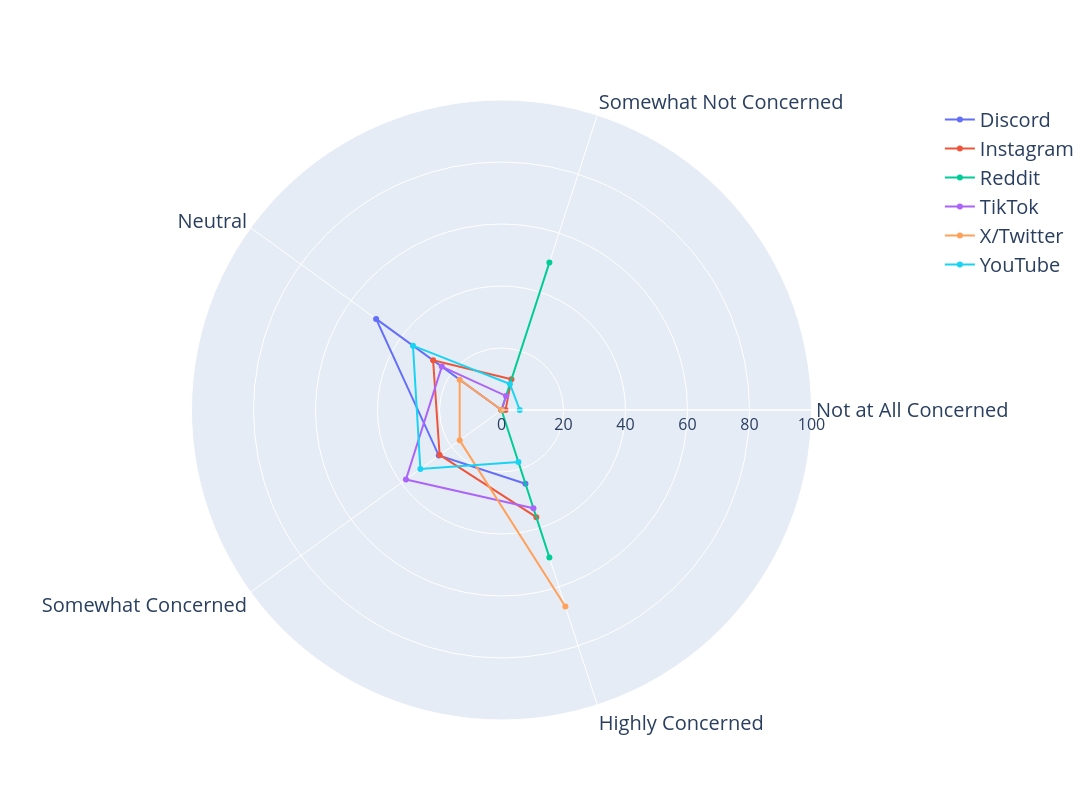

Notebook cell for this chart:
### Markdown cell above
### **7. Spider (Radar) Chart showing relation between social media platform and concerns for its ethical uses of AI-content**

### Code cell
labels_5 = ['Not at All Concerned', 'Somewhat Not Concerned', 'Neutral', 'Somewhat Concerned', 'Highly Concerned']
df_top['Ethics_5'] = pd.cut(df_top['Ethical'], bins=[0.5, 1.5, 2.5, 3.5, 4.5, 5.5], labels=labels_5)
ethics_ct = pd.crosstab(df_top['Platform'], df_top['Ethics_5'])
ethics_ct_pct = ethics_ct.div(ethics_ct.sum(axis=1), axis=0) * 100

fig = go.Figure()

fig.add_trace(go.Scatterpolar(
      r=ethics_ct_pct.loc["Discord"],
      theta=labels_5,
      fill='none',
      name='Discord'
))

fig.add_trace(go.Scatterpolar(
      r=ethics_ct_pct.loc["Instagram"],
      theta=labels_5,
      fill='none',
      name='Instagram'
))

fig.add_trace(go.Scatterpolar(
      r=ethics_ct_pct.loc["Reddit"],
      theta=labels_5,
      fill='none',
      name='Reddit'
))

fig.add_trace(go.Scatterpolar(
      r=ethics_ct_pct.loc["TikTok"],
      theta=labels_5,
      fill='none',
      name='TikTok'
))

fig.add_trace(go.Scatterpolar(
      r=ethics_ct_pct.loc["X/Twitter"],
      theta=labels_5,
      fill='none',
      name='X/Twitter'
))

fig.add_trace(go.Scatterpolar(
      r=ethics_ct_pct.loc["YouTube"],
      theta=labels_5,
      fill='none',
      name='YouTube'
))

fig.update_layout(
    polar = dict(
        radialaxis = dict(
            visible = True,
            range = [0, 100],
            tickfont_size=16,
        ),
        angularaxis = dict(
            tickfont_size=20,
            tickangle=0
        )
    ),
    showlegend = True,
    legend=dict(
        font=dict(
            size=20
        )
    ),
    title=dict(
        font=dict(
            size=20
        )
    ),
    width=1200,
    height=800
  )

fig.show()

### Figure 1 — Plotly figure (JSON) as saved in the notebook; plotly's stock layout.template omitted (floating-point values rounded to 4 significant figures)
{"data": [{"fill": "none", "name": "Discord", "r": [0.0, 0.0, 50.0, 25.0, 25.0], "theta": ["Not at All Concerned", "Somewhat Not Concerned", "Neutral", "Somewhat Concerned", "Highly Concerned"], "type": "scatterpolar"}, {"fill": "none", "name": "Instagram", "r": [1.299, 10.39, 27.27, 24.68, 36.36], "theta": ["Not at All Concerned", "Somewhat Not Concerned", "Neutral", "Somewhat Concerned", "Highly Concerned"], "type": "scatterpolar"}, {"fill": "none", "name": "Reddit", "r": [0.0, 50.0, 0.0, 0.0, 50.0], "theta": ["Not at All Concerned", "Somewhat Not Concerned", "Neutral", "Somewhat Concerned", "Highly Concerned"], "type": "scatterpolar"}, {"fill": "none", "name": "TikTok", "r": [0.0, 4.762, 23.81, 38.1, 33.33], "theta": ["Not at All Concerned", "Somewhat Not Concerned", "Neutral", "Somewhat Concerned", "Highly Concerned"], "type": "scatterpolar"}, {"fill": "none", "name": "X/Twitter", "r": [0.0, 0.0, 16.67, 16.67, 66.67], "theta": ["Not at All Concerned", "Somewhat Not Concerned", "Neutral", "Somewhat Concerned", "Highly Concerned"], "type": "scatterpolar"}, {"fill": "none", "name": "YouTube", "r": [5.882, 8.824, 35.29, 32.35, 17.65], "theta": ["Not at All Concerned", "Somewhat Not Concerned", "Neutral", "Somewhat Concerned", "Highly Concerned"], "type": "scatterpolar"}], "layout": {"height": 800, "legend": {"font": {"size": 20}}, "polar": {"angularaxis": {"tickangle": 0, "tickfont": {"size": 20}}, "radialaxis": {"range": [0, 100], "tickfont": {"size": 16}, "visible": true}}, "showlegend": true, "title": {"font": {"size": 20}}, "width": 1200}}
